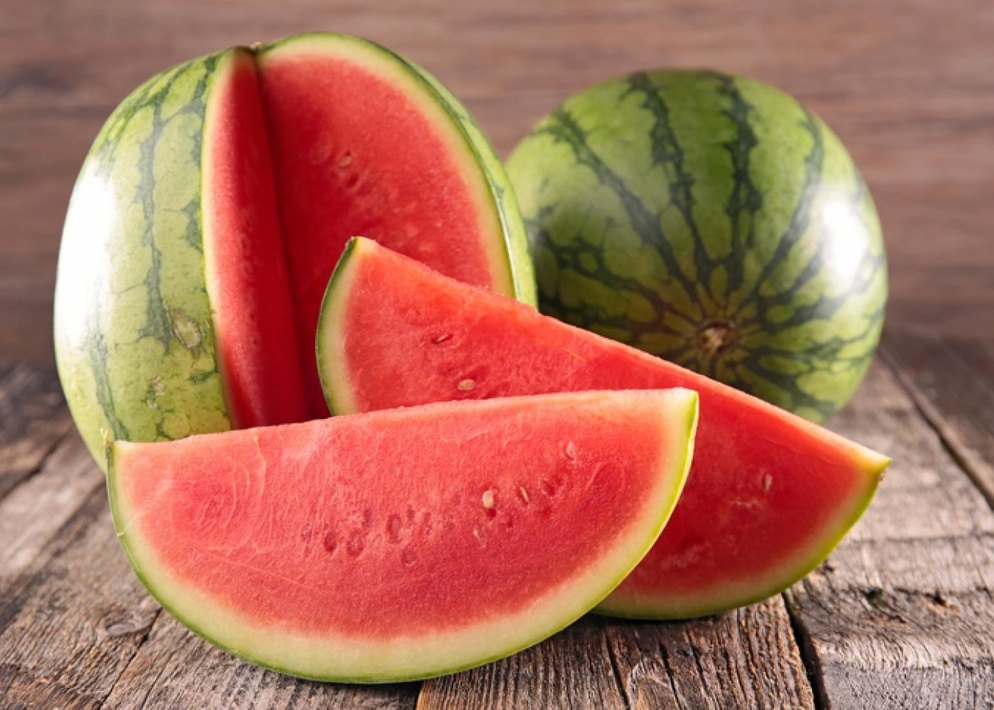
#> input picture watermelon.jpg, 994 x 710 px, shrunk from 1400 x 1000 before the run
$ jupyter execute color_segmentation.ipynb
#> lines starting #> are read from the running program, lines starting #| are printed output that depends on the picture
### K-Means Color Segmentation for Images

This algorithm performs segmentation based on colors by assuming that objects are colored distinctively. It might not be sensitive about color and bright variations across the objects, but performs really well for the objects with distinct colors. It can also be a useful tool for foreground or background segmentation. K-means is a unsupervised machine learning algorithm and used for color segmentation as prior information is unknown regarding the colors.

#### K-Means Clustering

K-means clustering is a clustering method that subdivides a single cluster or a collection of data points into K different clusters or groups. The algorithm analyzes the data to find organically similar data points and assigns each point to a cluster that consists of points with similar characteristics. Each cluster can then be used to label the data into different classes based on the characteristics of the data (https://analyticsindiamag.com/beginners-guide-to-k-means-clustering/)

[cell 1]
from IPython.display import Image
Image(url= "https://upload.wikimedia.org/wikipedia/commons/e/ea/K-means_convergence.gif",width=300, height=300)

You must import below libraries before running. Scikit learn contain many useful ML libraries including K-means. Color segmentation is perfomed by grouping every pixel into a different clusters based on their RGB values.

[cell 2]
import cv2
import numpy as np
import matplotlib.pyplot as plt
from matplotlib import pyplot
import pandas as pd

[cell 3]
# Displaying the image in a large window
def display_image(img):
    fig = plt.figure(figsize=(20,20))
    ax = fig.add_subplot(111)
    ax.imshow(img,cmap='gray')

[cell 4]
# Reading the image from local file
img = cv2.imread('watermelon.jpg')
#> img is the input picture: shape (710, 994, 3); mean B, G, R 90.1, 111.2, 171.6
gray = cv2.cvtColor(img,cv2.COLOR_BGR2GRAY)
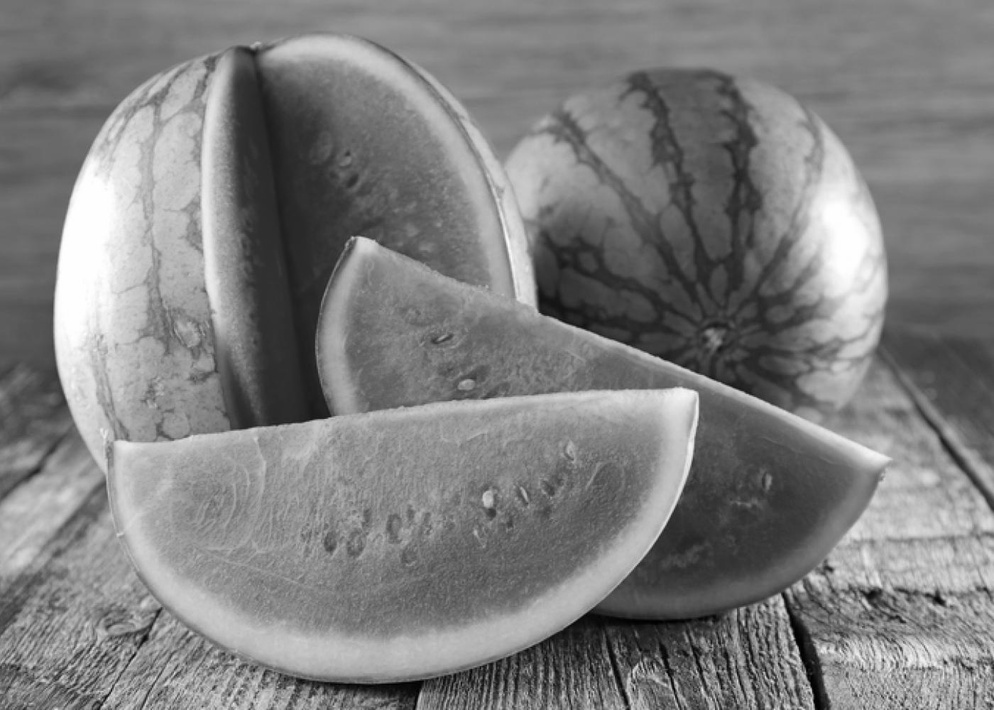
#> gray: shape (710, 994); min 0, max 255, mean 126.9
plt.imshow(cv2.cvtColor(img,cv2.COLOR_BGR2RGB))
#> (this line was passed over: IPython is not available in this run)

[cell 5]
# Getting R,G,B, components of the image, and put them all into X for clustering (3 dimension)
w,h,k = img.shape
#> w = 710; h = 994; k = 3

red = img[:,:,0]
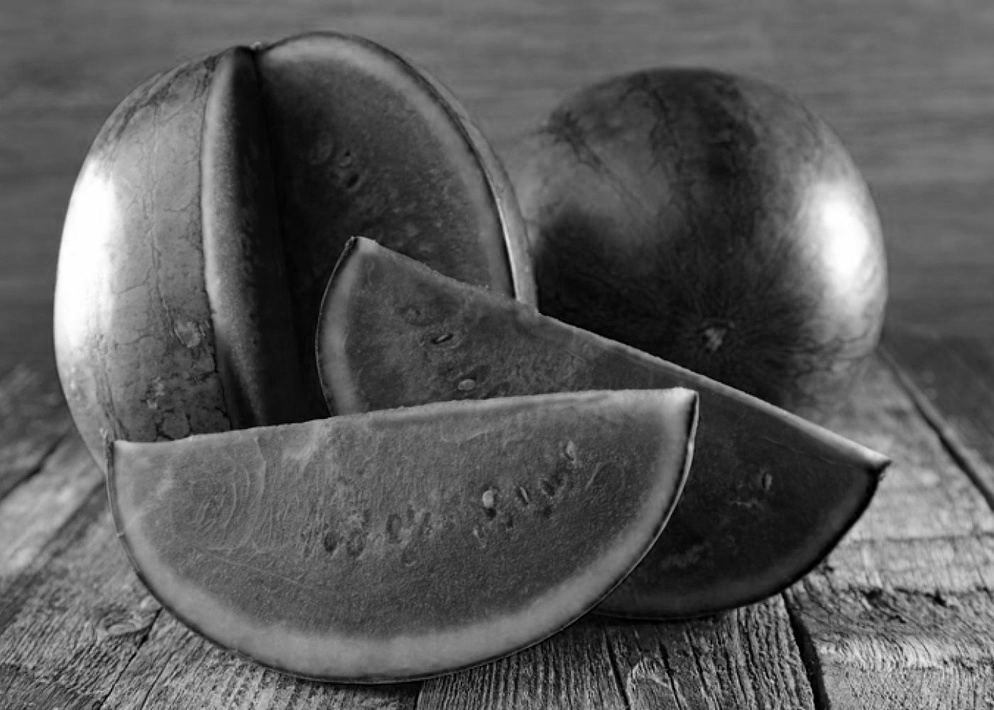
#> red: shape (710, 994); min 0, max 255, mean 90.1
green = img[:,:,1]
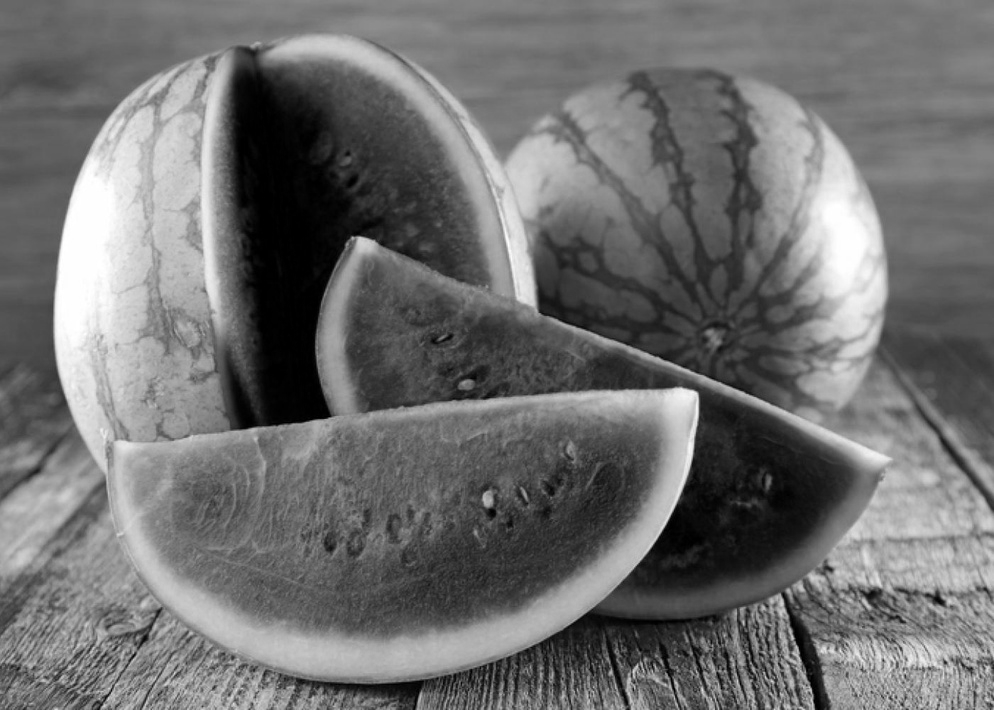
#> green: shape (710, 994); min 0, max 255, mean 111.2
blue = img[:,:,2]
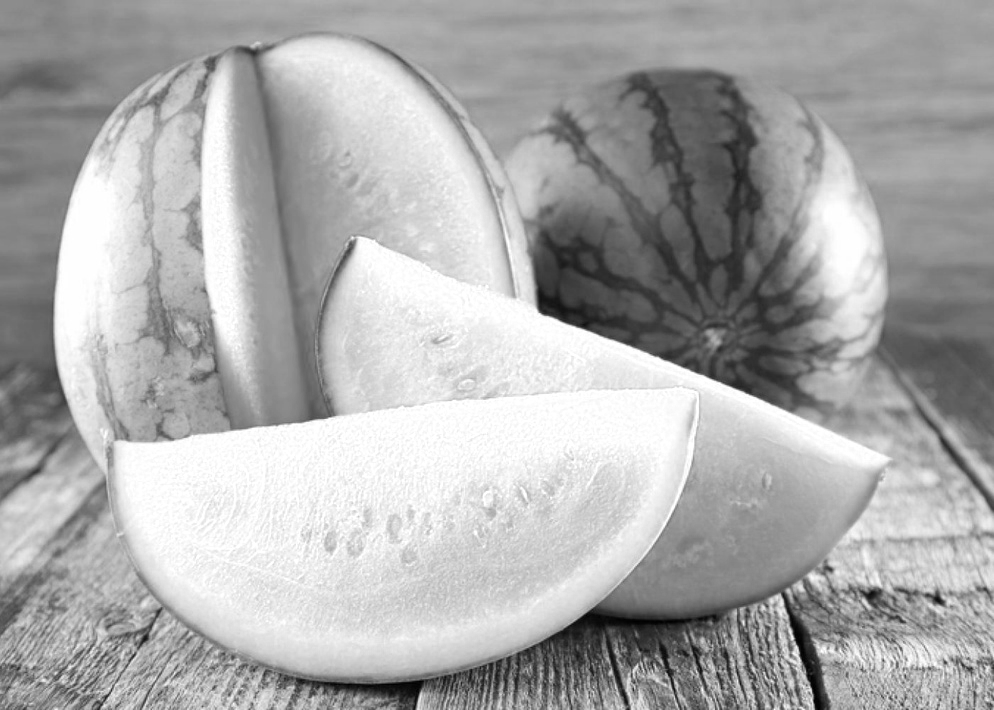
#> blue: shape (710, 994); min 0, max 255, mean 171.6

X = np.zeros((w*h,k),np.uint8)

X[:,0]=red.reshape(1,-1)
X[:,1]=green.reshape(1,-1)
X[:,2]=blue.reshape(1,-1)

#### Choosing The Right Number Of Clusters
The number of clusters that we choose for a given dataset cannot be random. Each cluster is formed by calculating and comparing the distances of data points within a cluster to its centroid. An ideal way to figure out the right number of clusters would be to calculate the Within-Cluster-Sum-of-Squares (WCSS).

(https://analyticsindiamag.com/beginners-guide-to-k-means-clustering/)

[cell 6]
# Importing the sklearn and Kmeans libraries
# Here 10 is an iteration value to find out best cluster size. But we will stick with 4 here
from sklearn.cluster import KMeans
wcss = []
for i in range(1, 10):
    kmeans = KMeans(n_clusters = i, init = 'k-means++', random_state = 42)
    kmeans.fit(X)
    wcss.append(kmeans.inertia_)

The elbow method is very useful to find out correct number of clusters. Below figure
shows that the WCSS value gets minimized after 7 th. cluster. But we will stick with 4

[cell 7]
plt.plot(range(1, 10), wcss)
#> (this line was passed over: IPython is not available in this run)
plt.title('The Elbow Method')
#> (this line was passed over: IPython is not available in this run)
plt.xlabel('Number of clusters')
#> (this line was passed over: IPython is not available in this run)
plt.ylabel('WCSS')
#> (this line was passed over: IPython is not available in this run)
plt.show()

[cell 8]
# We created a kmeans object using 4 clusters
kmeans = KMeans(n_clusters = 4, init = 'k-means++', random_state = 42)
y_kmeans = kmeans.fit_predict(X)

[cell 9]
# Clustered image is created
template = np.zeros((w*h,1),dtype = np.uint8)
template = template.reshape(1,-1)

[cell 10]
# Four color regions were labeled. It can obviously be seen that some regions
# showing slight color or bright variations were clustered mistakenly.

first = np.where(y_kmeans == 0)
second = np.where(y_kmeans == 1)
third = np.where(y_kmeans == 2)
fourth = np.where(y_kmeans == 3)

for ind in first:
    template[0][ind]=0

for ind in second:
    template[0][ind]=1

for ind in third:
    template[0][ind]=2

for ind in fourth:
    template[0][ind]=3


finalimg=template.reshape(w,h)
segments = np.zeros((w,h,3),dtype=np.uint8)

segments[finalimg==0]=(31.0, 119.0, 180.0)
segments[finalimg==1]=(255.0, 127.0, 14.0)
segments[finalimg==2]=(44.0, 160.0, 44.0)
segments[finalimg==3]=(214.0, 39.0, 40.0)

plt.imshow(segments)
#> (this line was passed over: IPython is not available in this run)

[cell 11]
cv2.imwrite('segmented.jpg',segments)
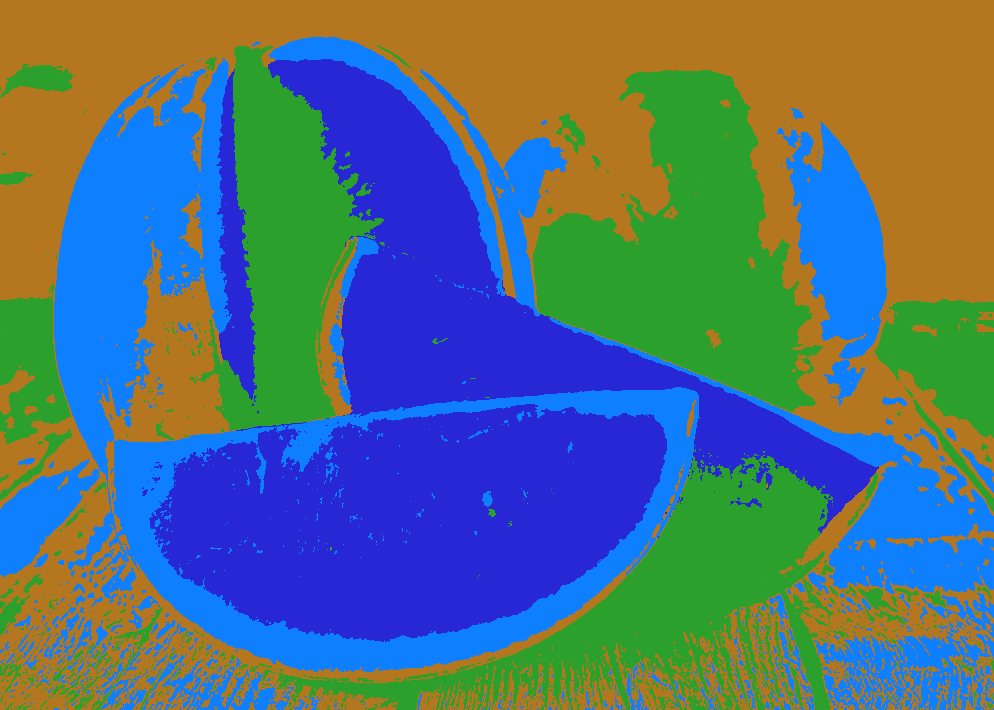
#> saved as segmented.jpg: shape (710, 994, 3); mean B, G, R 122.3, 111.7, 83.5
